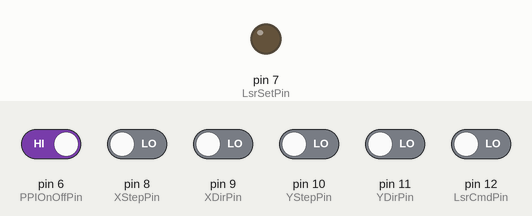
This sketch was run on a simulated Arduino Uno, built with avr-gcc and run on an emulated ATmega328P. Parts: output pins drawn as LEDs (lit = HIGH). The test bench sets the inputs (shaded band); at power-on: pin 6 (PPIOnOffPin) HIGH, pin 8 (XStepPin), pin 9 (XDirPin), pin 10 (YStepPin), pin 11 (YDirPin), pin 12 (LsrCmdPin) LOW.

Above: at 1.2 s.
1.3 s: pin 6 (PPIOnOffPin) driven LOW and pin 12 (LsrCmdPin) driven HIGH
At 1.6 s:
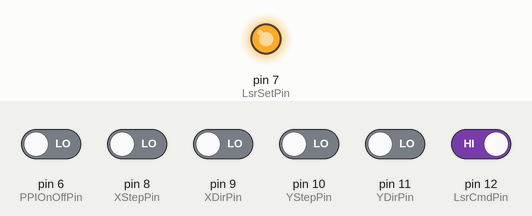
2.8 s: pin 6 (PPIOnOffPin) driven HIGH
At 3.9 s:
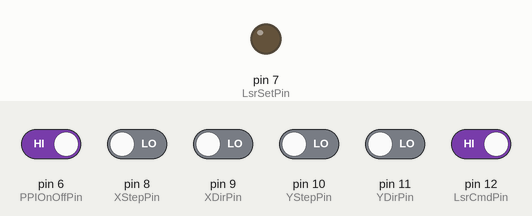
4.3 s: pin 6 (PPIOnOffPin) driven LOW
At 5.1 s:
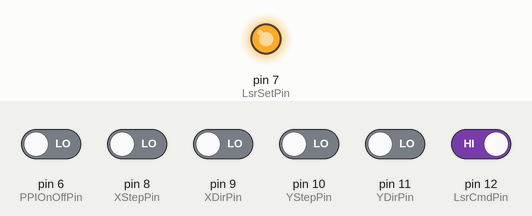
Timing chart, 0 to 7.3 s (numbered marks = the images above; inputs shaded):
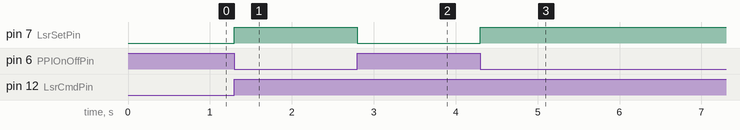

The sketch:

SimplePPI.ino
```cpp
int pulseMS = 5;
float PPI = 400;
float ppiX = 157.4744*25.4; // conversion of pulses in x to inches
float ppiY = 157.76525*25.4; // conversion of pulses in y to inches
int XDir = 0;
int YDir = 0;
int XStep = 0;
int YStep = 0;
int XStepOld = 1;
int YStepOld = 1;
int LsrCmd = 0;
int LsrCmdPrev = 0;
int LsrSet = 0;
int FirstOnState = 0;
int XCnt = 0;
int YCnt = 0;
int XCntPrev = 0;
int YCntPrev = 0;
int NSteps = 0;
int NStepsPrev = 0;
int mStopCnt = 0;
int mStopPrev = 0;
unsigned long timeOld = 0;
float cumDist = 0;
int pulse = 0;

//define the pins to make it more human freindly
#define XStepPin 8
#define XDirPin 9
#define YStepPin 10
#define YDirPin 11
#define LsrCmdPin 12
#define PPIOnOffPin 6
#define LsrSetPin 7
// Do not set LsrCmdPin or LsrSetPin to 13... that pin is tied to an
// led that flashes during writing cycles and will flash your laser
// when you don't want it to.

void setup() {
  // set pin modes
  pinMode(XStepPin, INPUT);
  pinMode(XDirPin, INPUT);
  pinMode(YStepPin, INPUT);
  pinMode(YDirPin, INPUT);
  pinMode(LsrCmdPin, INPUT);
  pinMode(PPIOnOffPin, INPUT);
  pinMode(LsrSetPin, OUTPUT);

  digitalWrite(PPIOnOffPin, HIGH);
  // mase sure laser is off at startup
  digitalWrite(LsrSetPin, LOW);
}

void loop() {
  if (digitalRead(PPIOnOffPin)){
    ReadPins();
    UpdateLsrCmd();
    UpdateCnts();
    if (LsrCmd){
      if (CheckForMotion()){
        CalcTravel();
        if(FirstOnState){
          cumDist = 0;
          timeOld = millis();
          pulse = 1;
          FirstOnState = 0;
        }
        if (millis() - timeOld >= pulseMS) {pulse = 0;}
        if (cumDist >= 1/PPI) {
          cumDist = 0;
          timeOld = millis();
          pulse = 1;
        }
        if (pulse) {digitalWrite(LsrSetPin,HIGH);} else {digitalWrite(LsrSetPin,LOW);}
      }else{
        digitalWrite(LsrSetPin,LOW);
      }
    }else{
      digitalWrite(LsrSetPin,LOW);
      //have to reset the counts here or after first time run, laser flashes once b/4 moving
      XCnt = 0;
      YCnt = 0;
    }
  }else{
    digitalWrite(LsrSetPin, digitalRead(LsrCmdPin));
  }
}

void ReadPins() {
  XStepOld = XStep;
  YStepOld = YStep;
  XStep = digitalRead(XStepPin);
  YStep = digitalRead(YStepPin);
  XDir = digitalRead(XDirPin);
  YDir = digitalRead(YDirPin);
  LsrCmd = digitalRead(LsrCmdPin);
}

void UpdateLsrCmd() {
  if ((LsrCmdPrev == 0) && (LsrCmd == 1)) {FirstOnState = 1;}
  LsrCmdPrev = LsrCmd;
}

void UpdateCnts() {
  if ((XStepOld == 0) && (XStep == 1)) {
    XCntPrev = XCnt;
    XCnt += XDir*2-1;
    NStepsPrev = NSteps;
    NSteps ++;
  }
  if ((YStepOld == 0) && (YStep == 1)) {
    XCntPrev = XCnt;
    YCnt += YDir*2-1;
    NStepsPrev = NSteps;
    NSteps ++;
  }
}

int CheckForMotion() {
  if ((XCntPrev == XCnt) && (YCntPrev == YCnt)) {
    mStopCnt ++;
    if (mStopCnt >= 50){mStopPrev = 0;}
    return mStopPrev;
  }else{
    mStopCnt = 0;
    mStopPrev = 1;
    return 1;
  }
}

void CalcTravel() {
  if (NSteps >= 4){
    cumDist += sqrt(pow(XCnt/ppiX,2) + pow(YCnt/ppiY,2));
    XCnt = 0;
    YCnt = 0;
  }
}
```

Measured:
- after the input at 1.3 s, pin 7 (LsrSetPin): LOW → HIGH at once
- after the input at 2.8 s, pin 7 (LsrSetPin): HIGH → LOW at once
- after the input at 4.3 s, pin 7 (LsrSetPin): LOW → HIGH at once
